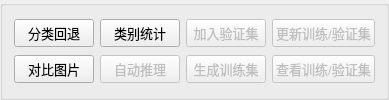
       <widget class="QGroupBox" name="groupBox_7">
        <property name="title">
         <string/>
        </property>
        <layout class="QGridLayout" name="gridLayout_4">
         <item row="2" column="3">
          <widget class="QPushButton" name="pushButton_g_train">
           <property name="enabled">
            <bool>false</bool>
           </property>
           <property name="font">
            <font>
             <pointsize>10</pointsize>
            </font>
           </property>
           <property name="text">
            <string>生成训练集</string>
           </property>
          </widget>
         </item>
         <item row="0" column="3">
          <widget class="QPushButton" name="pushButton_g_val">
           <property name="enabled">
            <bool>false</bool>
           </property>
           <property name="font">
            <font>
             <pointsize>10</pointsize>
            </font>
           </property>
           <property name="text">
            <string>加入验证集</string>
           </property>
          </widget>
         </item>
         <item row="0" column="4">
          <widget class="QPushButton" name="pushButton_update_tv">
           <property name="enabled">
            <bool>false</bool>
           </property>
           <property name="font">
            <font>
             <pointsize>10</pointsize>
            </font>
           </property>
           <property name="text">
            <string>更新训练/验证集</string>
           </property>
          </widget>
         </item>
         <item row="2" column="4">
          <widget class="QPushButton" name="pushButton_show_tv">
           <property name="enabled">
            <bool>false</bool>
           </property>
           <property name="font">
            <font>
             <pointsize>10</pointsize>
            </font>
           </property>
           <property name="text">
            <string>查看训练/验证集</string>
           </property>
          </widget>
         </item>
         <item row="2" column="2">
          <widget class="QPushButton" name="pushButton_auto_infer">
           <property name="enabled">
            <bool>false</bool>
           </property>
           <property name="font">
            <font>
             <pointsize>10</pointsize>
            </font>
           </property>
           <property name="text">
            <string>自动推理</string>
           </property>
           <property name="icon">
            <iconset>
             <normaloff>C:/Users/feiyuhuahuo/Pictures/icons/图片12.png</normaloff>C:/Users/feiyuhuahuo/Pictures/icons/图片12.png</iconset>
           </property>
          </widget>
         </item>
         <item row="2" column="1">
          <widget class="QPushButton" name="pushButton_100">
           <property name="sizePolicy">
            <sizepolicy hsizetype="Fixed" vsizetype="Fixed">
             <horstretch>0</horstretch>
             <verstretch>0</verstretch>
            </sizepolicy>
           </property>
           <property name="font">
            <font>
             <pointsize>10</pointsize>
            </font>
           </property>
           <property name="text">
            <string>对比图片</string>
           </property>
          </widget>
         </item>
         <item row="0" column="2">
          <widget class="QPushButton" name="pushButton_10">
           <property name="font">
            <font>
             <pointsize>10</pointsize>
            </font>
           </property>
           <property name="text">
            <string>类别统计</string>
           </property>
           <property name="icon">
            <iconset>
             <normaloff>C:/Users/feiyuhuahuo/Pictures/icons/图片7.png</normaloff>C:/Users/feiyuhuahuo/Pictures/icons/图片7.png</iconset>
           </property>
          </widget>
         </item>
         <item row="0" column="1">
          <widget class="QPushButton" name="pushButton_101">
           <property name="sizePolicy">
            <sizepolicy hsizetype="Fixed" vsizetype="Fixed">
             <horstretch>0</horstretch>
             <verstretch>0</verstretch>
            </sizepolicy>
           </property>
           <property name="minimumSize">
            <size>
             <width>0</width>
             <height>0</height>
            </size>
           </property>
           <property name="font">
            <font>
             <pointsize>10</pointsize>
            </font>
           </property>
           <property name="toolTip">
            <string>仅能撤销分类操作</string>
           </property>
           <property name="text">
            <string>分类回退</string>
           </property>
          </widget>
         </item>
        </layout>
       </widget>
